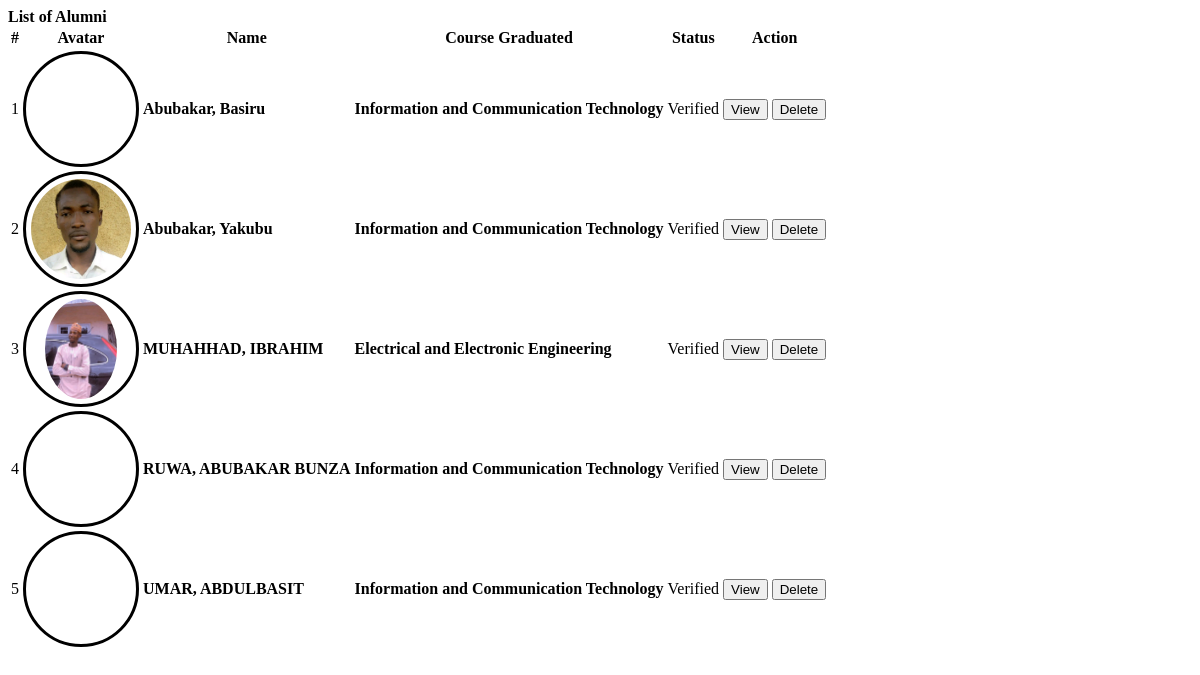
Screenshot of /admin/alumni.php with the database file from the repository.
### tables this page shows
CREATE TABLE IF NOT EXISTS `alumnus_bio` (
  `id` int NOT NULL AUTO_INCREMENT,
  `lastname` varchar(100) DEFAULT NULL,
  `firstname` varchar(100) DEFAULT NULL,
  `middlename` varchar(100) DEFAULT NULL,
  `avatar` varchar(255) DEFAULT NULL,
  `gender` varchar(10) NOT NULL,
  `email` varchar(100) DEFAULT NULL,
  `course_id` int DEFAULT NULL,
  `batch` varchar(50) DEFAULT NULL,
  `connected_to` varchar(100) DEFAULT NULL,
  `status` tinyint(1) NOT NULL,
  `date_created` date NOT NULL,
  PRIMARY KEY (`id`)
);

CREATE TABLE IF NOT EXISTS `courses` (
  `id` int NOT NULL AUTO_INCREMENT,
  `course` text NOT NULL,
  `about` text NOT NULL,
  PRIMARY KEY (`id`)
);

### admin/alumni.php (the view, shortened to what this page needs)
<?php include('db_connect.php');?>
<div class="container-fluid">
	<div class="col-lg-12">
		<div class="row">
			<div class="col-md-12">
				<div class="card">
					<div class="card-header">
						<b>List of Alumni</b>
					</div>
					<div class="card-body">
						<table class="table table-condensed table-bordered table-hover">
							<thead>
								<tr>
									<th class="text-center">#</th>
									<th class="">Avatar</th>
									<th class="">Name</th>
									<th class="">Course Graduated</th>
									<th class="">Status</th>
									<th class="text-center">Action</th>
								</tr>
							</thead>
							<tbody>
								<?php
								$i = 1;
								$alumni = $conn->query("SELECT a.*,c.course,Concat(a.lastname,', ',a.firstname,' ',a.middlename) as name from alumnus_bio a inner join courses c on c.id = a.course_id order by Concat(a.lastname,', ',a.firstname,' ',a.middlename) asc");
								while($row=$alumni->fetch_assoc()):
								?>
								<tr>
									<td class="text-center"><?php echo $i++ ?></td>
									<td class="text-center">
										<div class="avatar">
										 <img src="assets/uploads/<?php echo $row['avatar'] ?>" class="" alt="">
										</div>
									</td>
									<td class="">
										 <p> <b><?php echo ucwords($row['name']) ?></b></p>
									</td>
									<td class="">
										 <p> <b><?php echo $row['course'] ?></b></p>
									</td>
									<td class="text-center">
										<?php if($row['status'] == 1): ?>
											<span class="badge badge-primary">Verified</span>
										<?php else: ?>
											<span class="badge badge-secondary">Not Verified</span>
										<?php endif; ?>
									</td>
									<td class="text-center">
										<button class="btn btn-sm btn-outline-primary view_alumni" type="button" data-id="<?php echo $row['id'] ?>" >View</button>
										<button class="btn btn-sm btn-outline-danger delete_alumni" type="button" data-id="<?php echo $row['id'] ?>">Delete</button>
									</td>
								</tr>
								<?php endwhile; ?>
							</tbody>
						</table>
					</div>
				</div>
			</div>
		</div>
	</div>
</div>

### admin/alumni.php (style rules this page uses)
td { vertical-align: middle !important; }
td p { margin: unset }
img { max-width:100px; max-height: :150px; }
.avatar { display: flex; border-radius: 100%; width: 100px; height: 100px; align-items: center; justify-content: center; border: 3px solid; padding: 5px; }
.avatar img { max-width: calc(100%); max-height: calc(100%); border-radius: 100%; }

### rows the page displays
alumnus_bio: name "Abubakar, Basiru", course.course "Information and Communication Technology", status "Verified"
alumnus_bio: avatar (picture), name "Abubakar, Yakubu", course.course "Information and Communication Technology", status "Verified"
alumnus_bio: avatar (picture), name "MUHAHHAD, IBRAHIM", course.course "Electrical and Electronic Engineering", status "Verified"
alumnus_bio: name "RUWA, ABUBAKAR BUNZA", course.course "Information and Communication Technology", status "Verified"
alumnus_bio: name "UMAR, ABDULBASIT", course.course "Information and Communication Technology", status "Verified"
